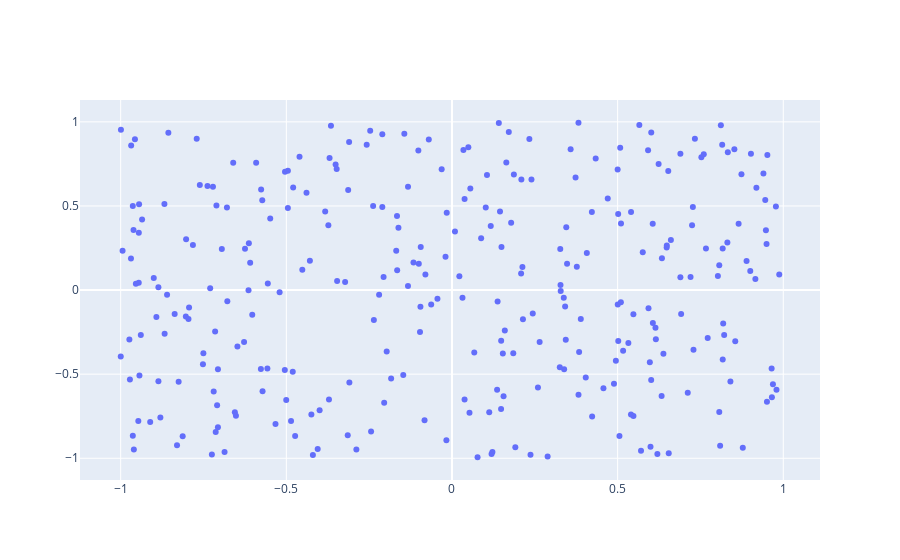

Notebook cell for this chart:
### Code cell
fig = go.Figure()
fig.add_trace(go.Scatter(x=Xinit[:,0], y=Xinit[:,1],mode='markers'))
fig.show()

### Figure 1 — Plotly figure (JSON) as saved in the notebook; plotly's stock layout.template omitted (floating-point values rounded to 4 significant figures; data arrays with more than 128 entries replaced by an {"elided": "..."} marker saying what was removed)
{"data": [{"mode": "markers", "type": "scatter", "x": {"elided": "300 float values"}, "y": {"elided": "300 float values"}}], "layout": {}}
